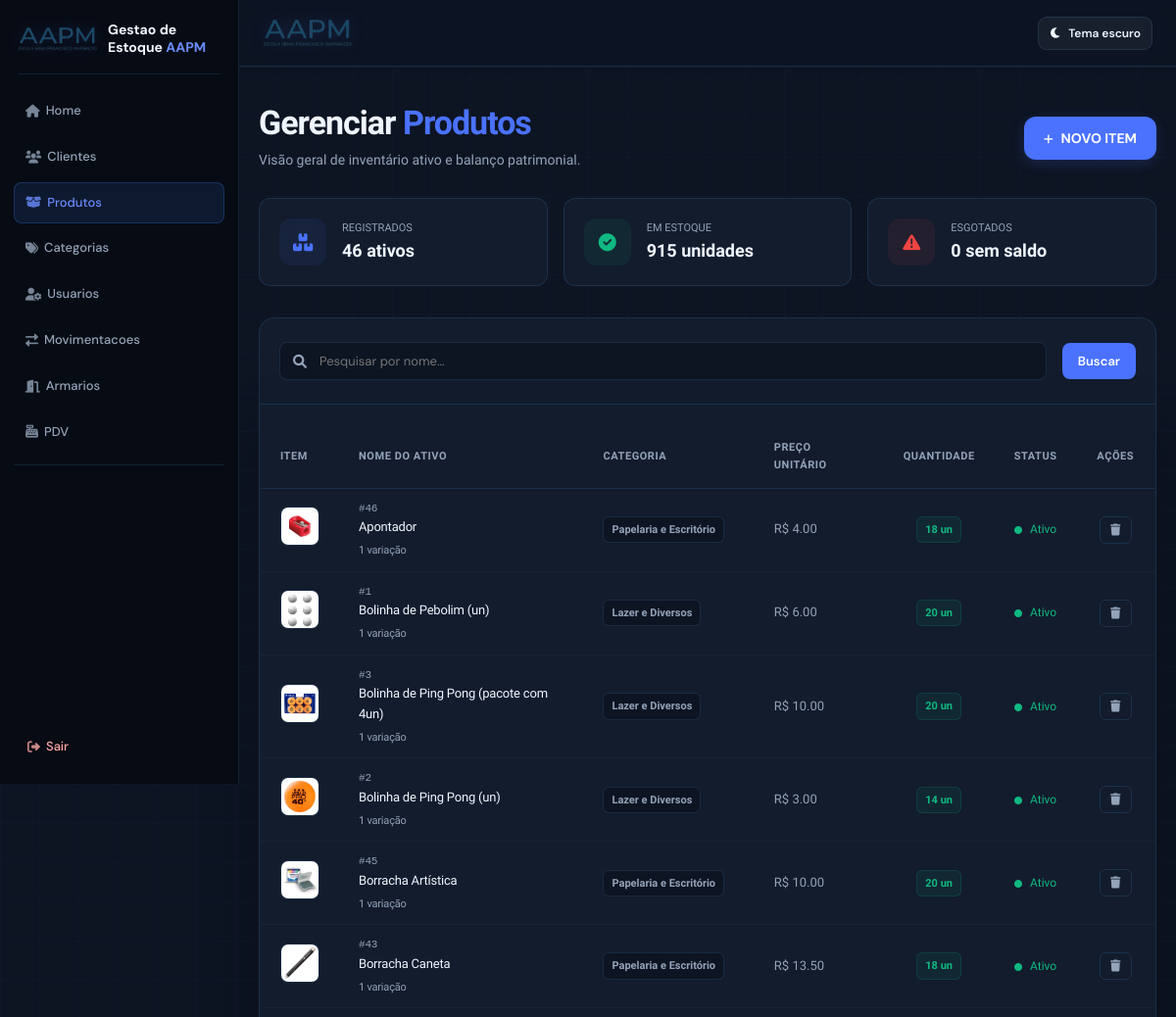
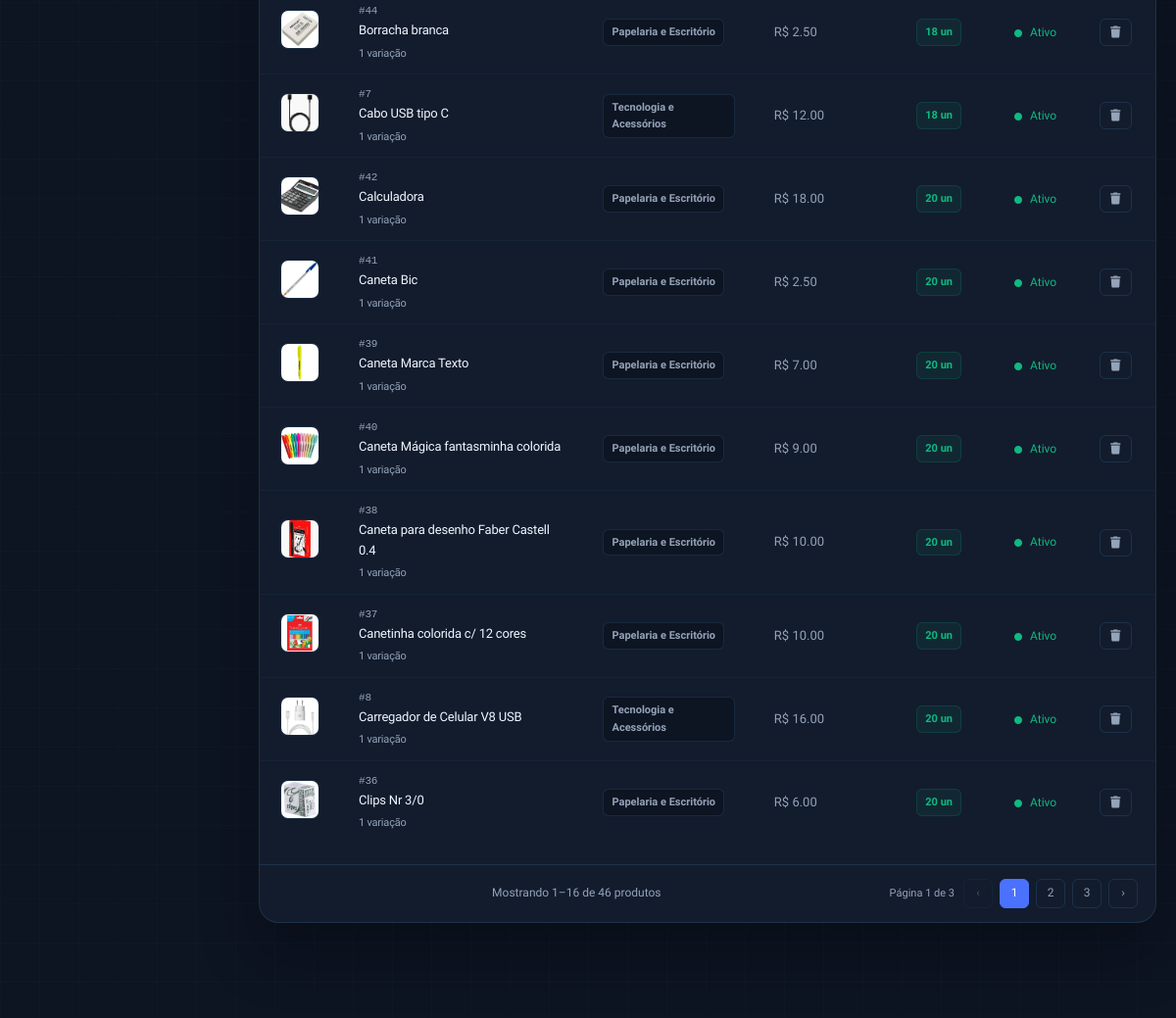
Page /produtos/ (signed in, upper part) on the earlier database version (2 pictures, top to bottom).
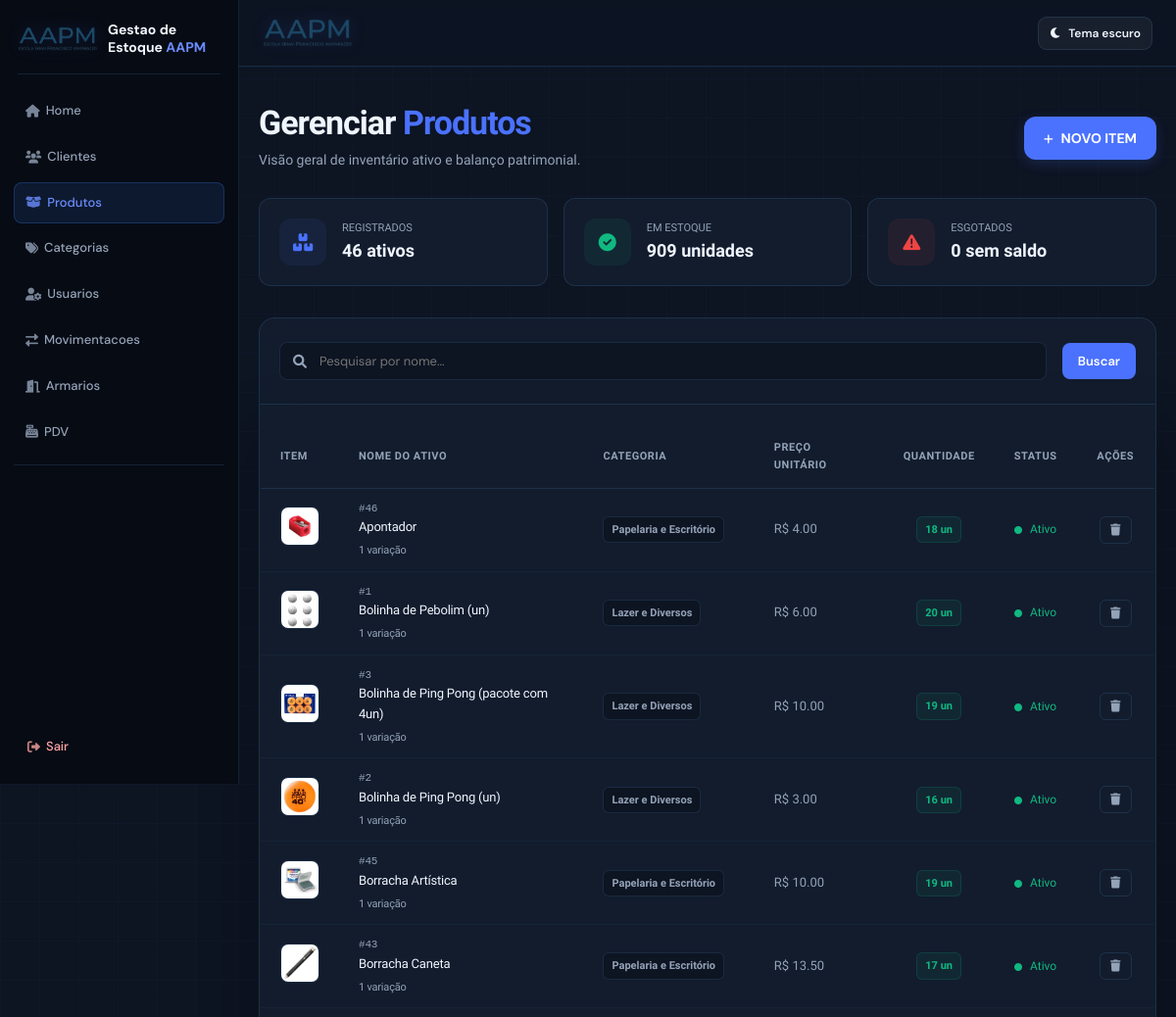
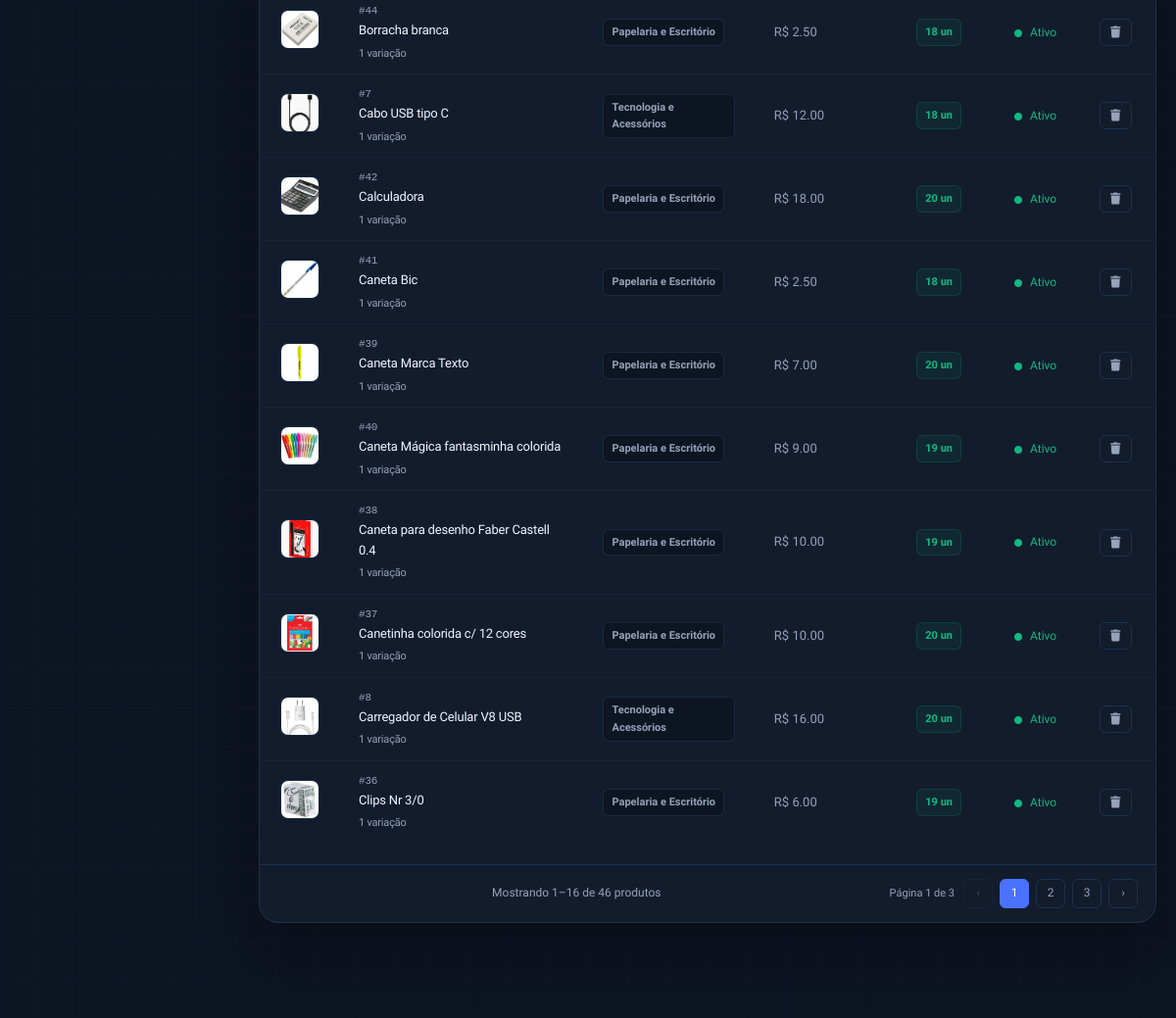
Same page on the later database version (2 pictures, top to bottom).
### app/models/produto.py (models this page shows, shortened)
class Produto(Base):
    __tablename__ = "produtos"
    id = Column(Integer, primary_key=True, autoincrement=True, index=True)
    nome = Column(String(150), nullable=False, index=True, unique=True)
    preco = Column(Float, nullable=False, default=0.0)
    ativo = Column(Boolean, default=True)
    imagem_path = Column(String(255), nullable=True)
    categoria_id = Column(Integer, ForeignKey("categorias.id", ondelete="SET NULL"), nullable=True)
    categoria = relationship("Categoria", back_populates="produtos")
    variacoes = relationship("Variacao", back_populates="produto", cascade="all, delete-orphan")
    @property
    def estoque_total(self) -> int:
        """Saldo consolidado de todas as variações do produto."""
        return sum(variacao.estoque_atual for variacao in self.variacoes)
    @property
    def estoque_total(self):
        """Quantidade disponível, calculada a partir das variações do produto."""
        return sum(variacao.estoque_atual or 0 for variacao in self.variacoes)

### app/models/variacoes.py (models this page shows, shortened)
class Variacao(Base):
    __tablename__ = "variacoes"
    __table_args__ = (
        UniqueConstraint("produto_id", "tamanho", "cor", name="uq_variacao_produto_tamanho_cor"),
    )
    id = Column(Integer, primary_key=True, autoincrement=True, index=True)
    produto_id = Column(Integer, ForeignKey("produtos.id", ondelete="CASCADE"), nullable=False)
    tamanho = Column(String(10), nullable=False)  # Ex: 'P', 'M', 'G', 'GG'
    cor = Column(String(50), nullable=False)      # Ex: 'Azul', 'Preto'
    estoque_atual = Column(Integer, nullable=False, default=0)
    imagem_path = Column(String(255), nullable=True)
    produto = relationship("Produto", back_populates="variacoes")

### app/models/categoria.py (models this page shows, shortened)
class Categoria(Base):
    __tablename__ = "categorias"
    id = Column(Integer, primary_key=True, index=True)
    nome = Column(String(50), unique=True, nullable=False)
    descricao = Column(String(255), nullable=True)
    ativa = Column(Boolean, default=True)
    produtos = relationship("Produto", back_populates="categoria")

### app/controllers/produto_controller.py (the view)
@router.get("/")
def listar_produtos(
    request: Request,
    busca: str = "",
    categoria_id: int = 0,
    pagina: int = 1,
    por_pagina: int = 16,
    db: Session = Depends(get_db),
    usuario = Depends(get_usuario_logado)
):
    query = db.query(Produto).filter(Produto.ativo == True)
    if busca:
        query = query.filter(Produto.nome.ilike(f"%{busca}%"))
    if categoria_id:
        query = query.filter(Produto.categoria_id == categoria_id)
    ordered_query = query.order_by(Produto.nome)
    resultado = paginar(ordered_query, pagina, por_pagina)
    filtered_query = query
    if busca or categoria_id:
        total_estoque = (
            db.query(func.coalesce(func.sum(Variacao.estoque_atual), 0))
            .join(Produto, Variacao.produto_id == Produto.id)
            .filter(Produto.id.in_([p.id for p in filtered_query.all()]))
            .scalar()
        )
        total_esgotados = (
            db.query(Produto.id)
            .outerjoin(Variacao)
            .filter(Produto.id.in_([p.id for p in filtered_query.all()]))
            .group_by(Produto.id)
            .having(func.coalesce(func.sum(Variacao.estoque_atual), 0) == 0)
            .count()
        )
    else:
        total_estoque = (
            db.query(func.coalesce(func.sum(Variacao.estoque_atual), 0))
            .join(Produto, Variacao.produto_id == Produto.id)
            .filter(Produto.ativo == True)
            .scalar()
        )
        total_esgotados = (
            db.query(Produto.id)
            .outerjoin(Variacao)
            .filter(Produto.ativo == True)
            .group_by(Produto.id)
            .having(func.coalesce(func.sum(Variacao.estoque_atual), 0) == 0)
            .count()
        )
    categorias = db.query(Categoria).filter(Categoria.ativa == True).all()
    return templates.TemplateResponse(
        request,
        "produtos/index.html",
        {
            "request":      request,
            "usuario":      usuario,
            "produtos":     resultado.itens,
            "categorias":   categorias,
            "busca":        busca,
            "categoria_id": categoria_id,
            "pagina":       resultado.atual,
            "por_pagina":   resultado.por_pagina,
            "total_paginas": resultado.total_paginas,
            "total_produtos": resultado.total_itens,
            "total_estoque": int(total_estoque),
            "total_esgotados": total_esgotados,
        }
    )

### app/templates/produtos/index.html (shortened to what the changed rows need)
{% extends "base.html" %}
{% from "components/pagination.html" import render as render_pagination with context %}
{% block content %}
<link rel="stylesheet" href="https://cdnjs.cloudflare.com/ajax/libs/font-awesome/6.0.0/css/all.min.css">
<div class="page-wrapper">
    <div class="catalog-container">
        <div style="display: flex; justify-content: space-between; align-items: center; margin-bottom: 28px;">
            <div>
                <h1 style="font-family: 'Plus Jakarta Sans', sans-serif; font-size: 34px; font-weight: 800; letter-spacing: -1px; color: var(--text-main); margin: 0 0 10px 0; line-height: 1;">
                    Gerenciar <span style="color: var(--accent);">Produtos</span>
                </h1>
            </div>
        </div>
        <div class="metrics-grid">
            <div class="metric-card">
                <div>
                    <span style="display: block; color: var(--text-muted); font-size: 11px; text-transform: uppercase; font-weight: 500;">Em Estoque</span>
                    <strong style="color: var(--text-main); font-size: 18px; font-weight: 600;">{{ total_estoque }} unidades</strong>
                </div>
            </div>
        </div>
        <div class="table-card">
            <div style="overflow-x: auto;">
                <table class="custom-table" id="productsTable">
                    <thead>
                        <tr>
                            <th style="width: 70px;">Item</th>
                            <th>Nome do Ativo</th>
                            <th>Categoria</th>
                            <th>Preço Unitário</th>
                            <th style="text-align: center;">Quantidade</th>
                            <th style="text-align: center;">Status</th>
                            <th style="text-align: center; width: 80px;" onclick="event.stopPropagation();">Ações</th>
                        </tr>
                    </thead>
                    <tbody>
                        {% for produto in produtos %}
                        <tr class="prod-row" data-nome="{{ produto.nome }}" onclick="window.location.href='/produtos/{{ produto.id }}/editar'">
                            <td>
                                <img src="{{ produto.imagem_url }}" alt="{{ produto.nome }}" style="width: 40px; height: 40px; border-radius: 8px; object-fit: cover; border: 1px solid var(--border); background: var(--bg-input);">
                            </td>
                            <td style="font-weight: 500; letter-spacing: -0.2px;">
                                <span style="color: var(--text-muted); font-size: 11px; font-family: monospace; display: block;">#{{ produto.id }}</span>
                                {{ produto.nome }}
                                <div style="font-size: 11px; color: var(--text-muted); margin-top: 4px;">{{ produto.variacoes|length }} variação{% if produto.variacoes|length != 1 %}es{% endif %}</div>
                            </td>
                            <td>
                                <span class="badge badge-category">
                                    {% if produto.categoria %}{{ produto.categoria.nome }}{% else %}—{% endif %}
                                </span>
                            </td>
                            <td style="color: var(--text-muted); font-weight: 500;">
                                R$ {{ "%.2f"|format(produto.preco) }}
                            </td>
                            <td style="text-align: center;">
                                {% if produto.estoque_total == 0 %}
                                <span class="badge badge-danger">0 un</span>
                                {% elif produto.estoque_total < 10 %}
                                <span class="badge badge-warning">{{ produto.estoque_total }} un</span>
                                {% else %}
                                <span class="badge badge-success">{{ produto.estoque_total }} un</span>
                                {% endif %}
                            </td>
                            <td style="text-align: center;">
                                {% if produto.ativo %}
                                <span style="color: var(--success); font-size: 12px;"><i class="fas fa-circle" style="font-size: 8px; margin-right: 5px;"></i> Ativo</span>
                                {% else %}
                                <span style="color: var(--text-muted); font-size: 12px;"><i class="fas fa-circle" style="font-size: 8px; margin-right: 5px;"></i> Inativo</span>
                                {% endif %}
                            </td>
                            <td style="text-align: center;" onclick="event.stopPropagation();">
                                <div style="display: inline-flex; gap: 6px;">
                                    <form method="POST" action="/produtos/{{ produto.id }}/desativar" style="display: inline;">
                                        <button type="button" class="btn-action-disable" title="Remover item" onclick="abrirModalConfirmacao(null, '/produtos/{{ produto.id }}/desativar', '{{ produto.nome }}');">
                                            <i class="fas fa-trash"></i>
                                        </button>
                                    </form>
                                </div>
                            </td>
                        </tr>
                        {% endfor %}
                    </tbody>
                </table>
            </div>
        </div>
    </div>
</div>
{% endblock %}

Differences in the rows shown:
changed through a linked row, Produto "Bolinha de Ping Pong (pacote com 4un)": estoque_total "20" → "19"
changed through a linked row, Produto "Bolinha de Ping Pong (un)": estoque_total "14" → "16"
changed through a linked row, Produto "Borracha Artística": estoque_total "20" → "19"
changed through a linked row, Produto "Borracha Caneta": estoque_total "18" → "17"
changed through a linked row, Produto "Caneta Bic": estoque_total "20" → "18"
changed through a linked row, Produto "Caneta Mágica fantasminha colorida": estoque_total "20" → "19"
changed through a linked row, Produto "Caneta para desenho Faber Castell 0.4": estoque_total "20" → "19"
changed through a linked row, Produto "Clips Nr 3/0": estoque_total "20" → "19"
Other differences:
{{ total_estoque }}: "915" → "909"
